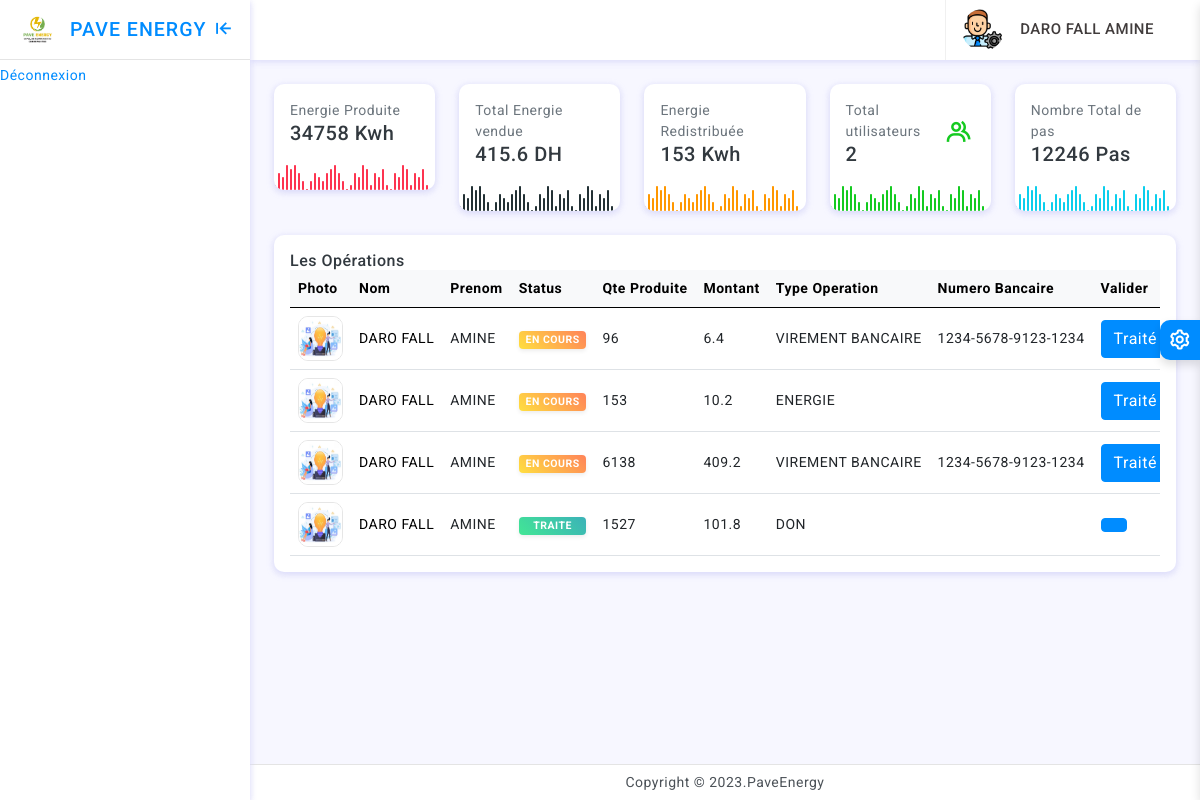
/Admin.php (signed in), run on the app's committed database.
### tables this page shows
CREATE TABLE `operations` (
  `id_operation` int(11) NOT NULL,
  `status` varchar(255) NOT NULL DEFAULT 'EN COURS',
  `type` varchar(255) NOT NULL,
  `qte_produite` float NOT NULL,
  `montant` float NOT NULL,
  `id_utilisateur` int(11) NOT NULL,
  `date_operation` datetime NOT NULL DEFAULT current_timestamp(),
  `numero_bancaire` varchar(19) NOT NULL
);

CREATE TABLE `utilisateurs` (
  `id_utilisateur` int(11) NOT NULL,
  `nom` varchar(255) NOT NULL,
  `prenom` varchar(255) NOT NULL,
  `telephone` varchar(255) NOT NULL,
  `email` varchar(255) NOT NULL,
  `adresse` varchar(255) NOT NULL,
  `pseudo` varchar(255) NOT NULL,
  `mot_de_passe` varchar(255) NOT NULL,
  `photo` varchar(255) NOT NULL,
  `status` varchar(255) NOT NULL DEFAULT 'DECONNECTE',
  `derniere_connexion` datetime NOT NULL DEFAULT current_timestamp(),
  `date_inscription` datetime NOT NULL DEFAULT current_timestamp(),
  `pas` int(11) NOT NULL,
  `qte_produite` double NOT NULL,
  `solde_total` double NOT NULL,
  `solde_dispo` double NOT NULL
);

### AfficheStat.php (called while the page is built, shortened)
<?php
$req3=$bd->query(" SELECT SUM(`qte_produite`) as `total` from `utilisateurs` ");
$qteP=$req3->fetch();
$req4=$bd->query("SELECT SUM(`montant`) as `montant` from `operations` where  `type` like 'VIREMENT BANCAIRE' ");
$qteV=$req4->fetch();
$req5=$bd->query("SELECT SUM(`qte_produite`) as `quantite` from `operations` where  `type` like 'ENERGIE' ");
$qteE=$req5->fetch();
$req6=$bd->query("SELECT count(*) as 'nbr' from `utilisateurs` ");
$qteU=$req6->fetch();
$req7=$bd->query("SELECT sum(`pas`) as 'nbrPas' from `utilisateurs` ");
$qtePA=$req7->fetch();
$req8=$bd->query(" SELECT* from utilisateurs, operations where utilisateurs.id_utilisateur=operations.id_utilisateur");
$req8->execute();
$reqTu=$req8->fetchAll();
?>

### Admin.php (the view, shortened to what this page needs)
<?php
include('BaseDeDonnees.php');
include('AfficheStat.php');
?>
<!doctype html>
<html lang="en">
<head>
	<link href="assets/plugins/vectormap/jquery-jvectormap-2.0.2.css" rel="stylesheet"/>
	<link href="assets/plugins/simplebar/css/simplebar.css" rel="stylesheet" />
	<link href="assets/plugins/perfect-scrollbar/css/perfect-scrollbar.css" rel="stylesheet" />
	<link href="assets/plugins/metismenu/css/metisMenu.min.css" rel="stylesheet" />
	<link href="assets/css/pace.min.css" rel="stylesheet" />
	<link href="assets/css/bootstrap.min.css" rel="stylesheet">
	<link href="assets/css/bootstrap-extended.css" rel="stylesheet">
	<link rel="stylesheet" href="https://cdnjs.cloudflare.com/ajax/libs/font-awesome/6.3.0/css/all.min.css" />
	<link href="assets/css/app.css" rel="stylesheet">
	<link href="assets/css/icons.css" rel="stylesheet">
	<link rel="stylesheet" href="assets/css/dark-theme.css" />
	<link rel="stylesheet" href="assets/css/semi-dark.css" />
	<link rel="stylesheet" href="assets/css/header-colors.css" />
</head>
<body>
	<div class="wrapper">
		<div class="sidebar-wrapper" data-simplebar="true">
			<div class="sidebar-header">
				<div>
					<img src="logo.png" class="logo-icon" >
				</div>
				<div>
					<h4 class="logo-text" style="font-size:1.4em;">PAVE ENERGY</h4>
				</div>
				<div class="toggle-icon ms-auto"><i class='bx bx-arrow-to-left'></i>
				</div>
			</div>
			<ul  id="menu">
			<li>
					<a href="Admin.php">
						<div class="parent-icon"><i class='bx bx-home-circle'></i>
						</div>
						<div class="menu-title">Dashboard</div>
					</a>
				</li>
				<li>
					<a href="deconnexionAction.php">
						<div class="parent-icon"><i class='bx bx-log-out'></i>
						</div>
						<div class="menu-title">Déconnexion</div>
					</a>
				</li>
			</ul>
		</div>
		<header>
			<div class="topbar d-flex align-items-center">
				<nav class="navbar navbar-expand">
					<div class="user-box dropdown">
						<a class="d-flex align-items-center nav-link dropdown-toggle dropdown-toggle-nocaret" href="#" role="button" data-bs-toggle="dropdown" aria-expanded="false">
							<img src="admin.png" class="user-img" alt="user avatar">
							<div class="user-info ps-3">
								<p class="user-name mb-0"><?=$_SESSION['nom']?> <?=$_SESSION['prenom']?></p>
							</div>
						</a>
					</div>
				</nav>
			</div>
		</header>
		<div class="page-wrapper">
		<div class="page-content">
					<div class="row row-cols-1 row-cols-md-2 row-cols-xl-5">
						<div class="col">
							<div class="card radius-10 overflow-hidden">
								<div class="card-body">
									<div class="d-flex align-items-center">
										<div>
											<p class="mb-0 text-secondary font-14">Energie Produite</p>
											<h5 class="my-0"><?=$qteP['total']?> Kwh</h5>
										</div>
									</div>
								</div>
								<div class="mt-1" id="chart2"></div>
							</div>
						</div>
						<div class="col">
							<div class="card radius-10 overflow-hidden">
								<div class="card-body">
									<div class="d-flex align-items-center">
										<div>
											<p class="mb-0 text-secondary font-14"> Total Energie vendue</p>
											<h5 class="my-0"><?=round($qteV['montant'],2)?> DH</h5>
										</div>
									</div>
								</div>
								<div class="mt-1" id="chart6"></div>
							</div>
						</div>
						<div class="col">
							<div class="card radius-10 overflow-hidden">
								<div class="card-body">
									<div class="d-flex align-items-center">
										<div>
											<p class="mb-0 text-secondary font-14">Energie Redistribuée</p>
											<h5 class="my-0"><?=$qteE['quantite']?> Kwh</h5>
										</div>
									</div>
								</div>
								<div class="mt-1" id="chart4"></div>
							</div>
						</div>
						<div class="col">
							<div class="card radius-10 overflow-hidden">
								<div class="card-body">
									<div class="d-flex align-items-center">
										<div>
											<p class="mb-0 text-secondary font-14">Total utilisateurs</p>
											<h5 class="my-0"><?=$qteU['nbr']?></h5>
										</div>
										<div class="text-success ms-auto font-30"><i class='bx bx-group'></i>
										</div>
									</div>
								</div>
								<div class="mt-1" id="chart3"></div>
							</div>
						</div>
						<div class="col">
							<div class="card radius-10 overflow-hidden">
								<div class="card-body">
									<div class="d-flex align-items-center">
										<div>
											<p class="mb-0 text-secondary font-14">Nombre Total de pas </p>
											<h5 class="my-0"><?=$qtePA['nbrPas']?> Pas</h5>
										</div>
									</div>
								</div>
								<div class="mt-1" id="chart5"></div>
							</div>
						</div>
					  </div>
					 <div class="card radius-10">
						<div class="card-body">
						   <div class="d-flex align-items-center">
							   <div>
								   <h6 class="mb-0">Les Opérations</h6>
							   </div>
						   </div>
						<div class="table-responsive">
						  <table class="table align-middle mb-0">
						   <thead class="table-light">
							<tr>
							  <th>Photo</th>
							  <th>Nom</th>
							  <th>Prenom</th>
							  <th>Status</th>
							  <th>Qte Produite</th>
							  <th>Montant</th>
							  <th>Type Operation</th>
							  <th>Numero Bancaire</th>
							  <th>Valider</th>
							</tr>
							</thead>
							<tbody>
							<?php foreach($reqTu as $re){ ?>
							<tr>
							<td> <a href="profil.php?id_utilisateur=<?=$re['id_utilisateur']?>">	<img src="<?=$re['photo']?>" class="product-img-2" alt="product img"></a></td>
							 <td><a href="profil.php?id_utilisateur=<?=$re['id_utilisateur']?>" style="color:black;"><?=$re['nom']?></a></td>
				             <td><?=$re['prenom']?></td>
							 <?php if($re['status']=="EN COURS"){?>
							 <td><span class="badge bg-gradient-blooker text-white shadow-sm w-100"><?=$re['status']?></span></td>
							 <?php }else{?>
							 <td><span class="badge bg-gradient-quepal text-white shadow-sm w-100"><?=$re['status']?></span></td>
							 <?php }?>
							 <td><?=$re['qte_produite']?></td>
							 <td><?=$re['montant']?></td>
							 <td><?=$re['type']?></td>
							 <td><?=$re['numero_bancaire']?></td>
							 <?php if($re['status']=="TRAITE"){?>
							 <td> <button class="btn btn-primary"></button> </td>
							 <?php }else{?>
								<td> <a href="traiter.php?id=<?=$re['id_utilisateur']?>&idOperation=<?=$re['id_operation']?>"><button class="btn btn-primary">Traité</button></a> </td>
								<?php }?>
							</tr>
		                   <?php }?>
						   </tbody>
						 </table>
						 </div>
						</div>
				   </div>
				</div>
		</div>
		<footer class="page-footer">
			<p class="mb-0">Copyright © 2023.PaveEnergy</p>
		</footer>
	</div>
	<div class="switcher-wrapper">
		<div class="switcher-btn"> <i class='bx bx-cog bx-spin'></i>
		</div>
</body>
</html>

### assets/css/app.css (style rules this page uses)
body { font-size: 14px; color: #4c5258; letter-spacing: .5px; background: #f7f7ff; overflow-x: hidden; font-family: Roboto, sans-serif }
a { text-decoration: none }
.wrapper { width: 100%; position: relative }
.sidebar-wrapper { width: 250px; height: 100%; position: fixed; top: 0; bottom: 0; left: 0; background: #fff; border-right: 0 solid #e4e4e4; z-index: 11; box-shadow: 0 2px 6px 0 rgb(218 218 253 / 65%), 0 2px 6px 0 rgb(206 206 238 / 54%)!important; transition: all .2s ease-out }
.sidebar-header { width: 250px; height: 60px; display: flex; align-items: center; position: fixed; top: 0; bottom: 0; padding: 0 15px; z-index: 5; background: #fff; background-clip: padding-box; border-bottom: 1px solid #e4e4e4 }
.logo-icon { width: 45px }
.logo-text { font-size: 22px; margin-left: 10px; margin-bottom: 0; letter-spacing: 1px; color: #008cff }
.toggle-icon { font-size: 22px; cursor: pointer; color: #008cff }
.topbar { position: fixed; top: 0; left: 250px; right: 0; height: 60px; background: #fff; border-bottom: 1px solid rgb(228 228 228 / 0%); z-index: 10; -webkit-box-shadow: 0 2px 6px 0 rgb(218 218 253 / 65%), 0 0px 6px 0 rgb(206 206 238 / 54%); box-shadow: 0 2px 6px 0 rgb(218 218 253 / 65%), 0 0px 6px 0 rgb(206 206 238 / 54%); }
.topbar .navbar { width: 100%; height: 60px; padding-left: 30px; padding-right: 30px }
.page-wrapper { height: 100%; margin-top: 60px; margin-bottom: 30px; margin-left: 250px }
.page-content { padding: 1.5rem 1.5rem 0.7rem 1.5rem }
.page-footer { background: #fff; left: 250px; right: 0; bottom: 0; position: fixed; text-align: center; padding: 7px; font-size: 14px; border-top: 1px solid #e4e4e4; z-index: 3 }
.sidebar-wrapper ul { padding: 0; margin: 0; list-style: none; background: 0 0 }
.product-img-2 { width: 45px; height: 45px; background-color: #fff; display: flex; align-items: center; justify-content: center; border-radius: 10px; border: 1px solid #e6e6e6 }
.font-14 { font-size: 14px }
.font-30 { font-size: 30px }
.radius-10 { border-radius: 10px }
.bg-gradient-quepal { background: #42e695; background: -webkit-linear-gradient( 45deg , #42e695, #3bb2b8)!important; background: linear-gradient( 45deg , #42e695, #3bb2b8)!important; }
.bg-gradient-blooker { background: #ffdf40; background: -webkit-linear-gradient( 45deg , #ffdf40, #ff8359)!important; background: linear-gradient( 45deg , #ffdf40, #ff8359)!important; }
.dropdown-toggle-nocaret:after { display: none }
.user-img { width: 42px; height: 42px; border-radius: 50%; border: 0 solid #e5e5e5; padding: 0 }
.user-info .user-name { font-size: 15px; font-weight: 500; color: #413c3c }
.user-box { display: flex; align-items: center; height: 60px; border-left: 1px solid #f0f0f0; margin-left: 1rem }
.switcher-wrapper { width: 280px; height: 100%; position: fixed; right: -280px; top: 0; bottom: 0; z-index: 16; background: #fff; border-left: 0 solid #d2d2d2; box-shadow: 0 .3rem .6rem rgba(0, 0, 0, .13); transition: all .2s ease-out }
.switcher-btn { width: 40px; height: 40px; line-height: 40px; font-size: 24px; background: #008cff; box-shadow: 0 .3rem .6rem rgba(0, 0, 0, .13); color: #fff; text-align: center; border-top-left-radius: 10px; border-bottom-left-radius: 10px; position: absolute; top: 40%; right: 100%; cursor: pointer }

### data on the page
operations: id_utilisateur.photo (picture), id_utilisateur.nom "DARO FALL", id_utilisateur.prenom "AMINE", status "EN COURS", qte_produite "96", montant "6.4", type "VIREMENT BANCAIRE", numero_bancaire "1234-5678-9123-1234"
operations: id_utilisateur.photo (picture), id_utilisateur.nom "DARO FALL", id_utilisateur.prenom "AMINE", status "EN COURS", qte_produite "153", montant "10.2", type "ENERGIE"
operations: id_utilisateur.photo (picture), id_utilisateur.nom "DARO FALL", id_utilisateur.prenom "AMINE", status "EN COURS", qte_produite "6138", montant "409.2", type "VIREMENT BANCAIRE", numero_bancaire "1234-5678-9123-1234"
operations: id_utilisateur.photo (picture), id_utilisateur.nom "DARO FALL", id_utilisateur.prenom "AMINE", status "TRAITE", qte_produite "1527", montant "101.8", type "DON"

### other printed values
$_SESSION['nom'] "DARO FALL"
$_SESSION['prenom'] "AMINE"
$qteP['total'] "34758"
$qteV['montant'] "415.6"
$qteE['quantite'] "153"
$qteU['nbr'] "2"
$qtePA['nbrPas'] "12246"
